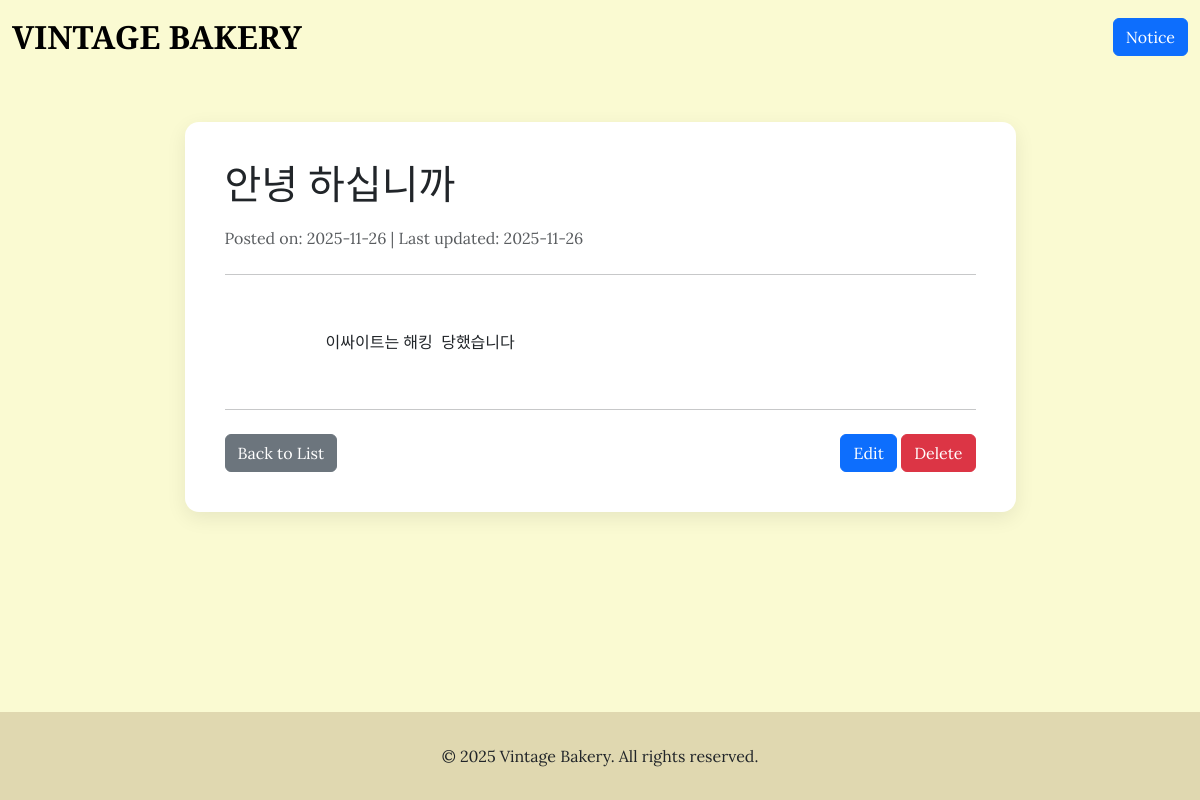
/notice/8, run on the app's committed database.
### tables this page shows
CREATE TABLE notices (
        id INTEGER PRIMARY KEY AUTOINCREMENT,
        title TEXT NOT NULL,
        content TEXT NOT NULL,
        created_at TIMESTAMP DEFAULT CURRENT_TIMESTAMP,
        updated_at TIMESTAMP DEFAULT CURRENT_TIMESTAMP
    );

### main.py (the view)
@app.get("/notice/{notice_id}", response_class=HTMLResponse)
async def notice_detail(request: Request, notice_id: int):
    db = get_db()
    cursor = db.cursor()
    cursor.execute("SELECT * FROM notices WHERE id = ?", (notice_id,))
    notice = cursor.fetchone()
    db.close()
    return templates.TemplateResponse("notice_detail.html", {"request": request, "notice": notice})

### templates/notice_detail.html (shortened to what this page needs)
<!DOCTYPE html>
<html lang="ko">
<head>
    <link href="https://cdn.jsdelivr.net/npm/bootstrap@5.3.2/dist/css/bootstrap.min.css" rel="stylesheet">
</head>
<body>
    <nav class="navbar navbar-expand-lg navbar-light">
        <div class="container-fluid">
            <a class="navbar-brand text-uppercase" href="/">Vintage Bakery</a>
            <a href="/notice" class="btn btn-primary ms-auto">Notice</a>
        </div>
    </nav>
    <main class="container my-5 main-container">
        <div class="row justify-content-center">
            <div class="col-lg-9">
                <div class="notice-card">
                    <h1 class="mb-3" style="font-family: var(--font-family-heading);">{{ notice.title }}</h1>
                    <p class="text-muted mb-4">
                        Posted on: {{ notice.created_at.split(' ')[0] }}
                        {% if notice.created_at != notice.updated_at %}
                            | Last updated: {{ notice.updated_at.split(' ')[0] }}
                        {% endif %}
                    </p>
                    <hr class="my-4">
                    <div class="notice-content mb-4">
                        {{ notice.content }}
                    </div>
                    <hr class="my-4">
                    <div class="d-flex justify-content-between">
                        <a href="/notice" class="btn btn-secondary">Back to List</a>
                        <div>
                            <a href="/notice/{{ notice.id }}/edit" class="btn btn-primary">Edit</a>
                            <form action="/notice/{{ notice.id }}/delete" method="post" class="d-inline">
                                <button type="submit" class="btn btn-danger" onclick="return confirm('Are you sure you want to delete this post?');">Delete</button>
                            </form>
                        </div>
                    </div>
                </div>
            </div>
        </div>
    </main>
    <footer class="text-center">
        <div class="container">
            <p class="mb-0">© 2025 Vintage Bakery. All rights reserved.</p>
        </div>
    </footer>
</body>
</html>

### templates/notice_detail.html (style rules this page uses)
:root { --color-base: #FAFAD2; --color-point: #3CAEFF; --color-secondary: #E0D8B0; --color-text: #333333; --color-dark-text: #000000; --font-family-main: 'Lora', 'Noto Sans KR', serif; --font-family-heading: 'Playfair Display', serif; --bs-primary: var(--color-point); --bs-primary-rgb: 60, 174, 255; }
body { background-color: var(--color-base); font-family: var(--font-family-main); display: flex; flex-direction: column; min-height: 100vh; }
.navbar { background-color: var(--color-base) !important; }
.navbar-brand { font-family: var(--font-family-heading) !important; font-weight: 700; font-size: 2rem; }
.main-container { flex: 1; }
.notice-card { background-color: white; border-radius: 14px; box-shadow: 0 6px 20px rgba(0,0,0,0.08); padding: 2.5rem; }
.notice-content { white-space: pre-wrap; line-height: 1.8; }
footer { background-color: var(--color-secondary); margin-top: auto; padding: 2rem 0; }

### data on the page
notices: title "안녕 하십니까", created_at "2025-11-26", updated_at "2025-11-26", content "이싸이트는 해킹 당했습니다"
